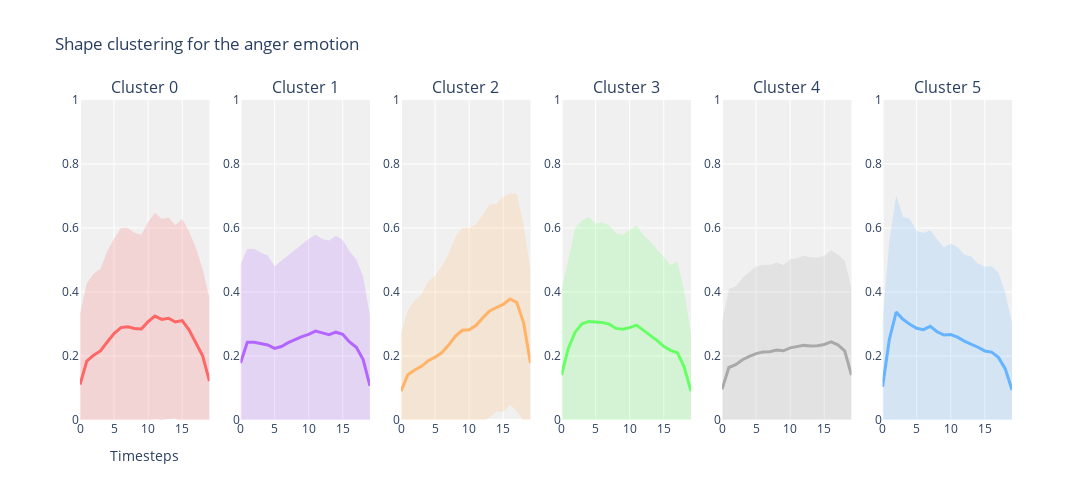
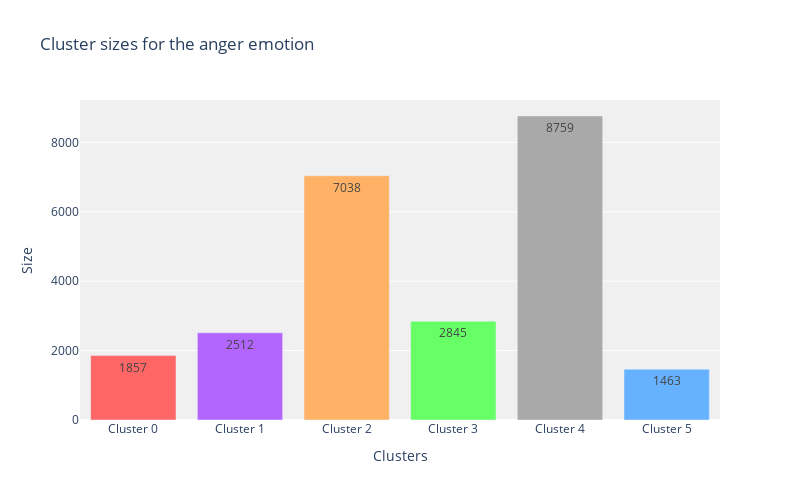

Write notebook code for charts like these, in order.
### Code cell
plot_cluster_evolution_plotly(X_anger, y_anger, 6, "Shape clustering for the anger emotion", emotion="anger")
plot_cluster_sizes([np.sum(y_anger == i) for i in range(6)], 6, emotion="anger")

### Figure 1 — Plotly figure (JSON) as saved in the notebook; plotly's stock layout.template omitted (floating-point values rounded to 4 significant figures)
{"data": [{"line": {"color": "#ff6666", "width": 3}, "mode": "lines", "name": "avg", "type": "scatter", "x": [0, 1, 2, 3, 4, 5, 6, 7, 8, 9, 10, 11, 12, 13, 14, 15, 16, 17, 18, 19], "xaxis": "x", "y": [0.1109, 0.1841, 0.2027, 0.2157, 0.2436, 0.27, 0.2888, 0.291, 0.2857, 0.2842, 0.3073, 0.3249, 0.3143, 0.318, 0.3063, 0.3106, 0.2819, 0.2426, 0.2009, 0.1215], "yaxis": "y"}, {"fill": "toself", "fillcolor": "rgba(255, 102, 102, 0.2)", "hoverinfo": "skip", "line": {"color": "rgba(255,255,255,0)"}, "name": "std", "type": "scatter", "x": [0, 1, 2, 3, 4, 5, 6, 7, 8, 9, 10, 11, 12, 13, 14, 15, 16, 17, 18, 19, 19, 18, 17, 16, 15, 14, 13, 12, 11, 10, 9, 8, 7, 6, 5, 4, 3, 2, 1, 0], "xaxis": "x", "y": [0.3326, 0.4271, 0.4572, 0.4729, 0.5279, 0.5668, 0.5997, 0.6004, 0.5853, 0.5788, 0.6186, 0.6476, 0.6284, 0.6329, 0.6082, 0.6289, 0.5895, 0.539, 0.4716, 0.3808, -0.1378, -0.06994, -0.05384, -0.02572, -0.007764, 0.004456, 0.003096, 0.0002174, 0.002092, -0.004082, -0.01034, -0.01394, -0.01843, -0.02206, -0.0268, -0.04058, -0.04156, -0.05183, -0.05898, -0.1108], "yaxis": "y"}, {"line": {"color": "#b266ff", "width": 3}, "mode": "lines", "name": "avg", "type": "scatter", "x": [0, 1, 2, 3, 4, 5, 6, 7, 8, 9, 10, 11, 12, 13, 14, 15, 16, 17, 18, 19], "xaxis": "x2", "y": [0.1783, 0.2432, 0.2431, 0.2395, 0.2343, 0.2238, 0.2296, 0.2418, 0.2516, 0.2608, 0.2676, 0.2779, 0.2723, 0.2668, 0.2744, 0.2679, 0.2438, 0.2272, 0.1887, 0.1069], "yaxis": "y2"}, {"fill": "toself", "fillcolor": "rgba(178, 102, 255, 0.2)", "hoverinfo": "skip", "line": {"color": "rgba(255,255,255,0)"}, "name": "std", "type": "scatter", "x": [0, 1, 2, 3, 4, 5, 6, 7, 8, 9, 10, 11, 12, 13, 14, 15, 16, 17, 18, 19, 19, 18, 17, 16, 15, 14, 13, 12, 11, 10, 9, 8, 7, 6, 5, 4, 3, 2, 1, 0], "xaxis": "x2", "y": [0.4865, 0.5342, 0.5353, 0.5226, 0.5142, 0.4803, 0.4977, 0.5148, 0.5311, 0.5496, 0.5656, 0.5788, 0.5656, 0.5611, 0.5758, 0.5627, 0.5274, 0.5015, 0.4483, 0.3257, -0.1119, -0.07083, -0.04717, -0.03989, -0.02687, -0.02702, -0.02751, -0.02094, -0.02295, -0.03046, -0.02794, -0.0279, -0.03119, -0.03842, -0.03282, -0.04566, -0.04353, -0.04899, -0.04789, -0.1299], "yaxis": "y2"}, {"line": {"color": "#ffb266", "width": 3}, "mode": "lines", "name": "avg", "type": "scatter", "x": [0, 1, 2, 3, 4, 5, 6, 7, 8, 9, 10, 11, 12, 13, 14, 15, 16, 17, 18, 19], "xaxis": "x3", "y": [0.08976, 0.1417, 0.1565, 0.1678, 0.1855, 0.1964, 0.2109, 0.2345, 0.2621, 0.2805, 0.2818, 0.295, 0.3191, 0.3405, 0.3515, 0.361, 0.378, 0.3671, 0.3027, 0.1782], "yaxis": "y3"}, {"fill": "toself", "fillcolor": "rgba(255, 178, 102, 0.2)", "hoverinfo": "skip", "line": {"color": "rgba(255,255,255,0)"}, "name": "std", "type": "scatter", "x": [0, 1, 2, 3, 4, 5, 6, 7, 8, 9, 10, 11, 12, 13, 14, 15, 16, 17, 18, 19, 19, 18, 17, 16, 15, 14, 13, 12, 11, 10, 9, 8, 7, 6, 5, 4, 3, 2, 1, 0], "xaxis": "x3", "y": [0.2722, 0.3434, 0.3741, 0.3924, 0.433, 0.4501, 0.4815, 0.5203, 0.5728, 0.6007, 0.6001, 0.6119, 0.6407, 0.6733, 0.6756, 0.6973, 0.7075, 0.7072, 0.6092, 0.4658, -0.1094, -0.003775, 0.02695, 0.04852, 0.02478, 0.02731, 0.007722, -0.002514, -0.02184, -0.03644, -0.03977, -0.0487, -0.05126, -0.05969, -0.05732, -0.062, -0.0568, -0.06107, -0.05997, -0.0927], "yaxis": "y3"}, {"line": {"color": "#66ff66", "width": 3}, "mode": "lines", "name": "avg", "type": "scatter", "x": [0, 1, 2, 3, 4, 5, 6, 7, 8, 9, 10, 11, 12, 13, 14, 15, 16, 17, 18, 19], "xaxis": "x4", "y": [0.1399, 0.2245, 0.2745, 0.3008, 0.3078, 0.3061, 0.3045, 0.2996, 0.2862, 0.2836, 0.2885, 0.2966, 0.2808, 0.2642, 0.2489, 0.2301, 0.2175, 0.2103, 0.1656, 0.08984], "yaxis": "y4"}, {"fill": "toself", "fillcolor": "rgba(102, 255, 102, 0.2)", "hoverinfo": "skip", "line": {"color": "rgba(255,255,255,0)"}, "name": "std", "type": "scatter", "x": [0, 1, 2, 3, 4, 5, 6, 7, 8, 9, 10, 11, 12, 13, 14, 15, 16, 17, 18, 19, 19, 18, 17, 16, 15, 14, 13, 12, 11, 10, 9, 8, 7, 6, 5, 4, 3, 2, 1, 0], "xaxis": "x4", "y": [0.4034, 0.5043, 0.6004, 0.6232, 0.6353, 0.6136, 0.6179, 0.6076, 0.5835, 0.5786, 0.5945, 0.6087, 0.578, 0.5586, 0.5339, 0.5102, 0.4842, 0.4961, 0.4047, 0.2686, -0.08894, -0.0735, -0.07551, -0.04915, -0.05007, -0.03609, -0.03019, -0.0164, -0.0154, -0.01749, -0.01136, -0.01105, -0.008402, -0.008932, -0.001312, -0.01963, -0.02154, -0.05134, -0.05527, -0.1236], "yaxis": "y4"}, {"line": {"color": "#a9a9a9", "width": 3}, "mode": "lines", "name": "avg", "type": "scatter", "x": [0, 1, 2, 3, 4, 5, 6, 7, 8, 9, 10, 11, 12, 13, 14, 15, 16, 17, 18, 19], "xaxis": "x5", "y": [0.09605, 0.1641, 0.1727, 0.1885, 0.1985, 0.2076, 0.2122, 0.2132, 0.2183, 0.2162, 0.2255, 0.2288, 0.2332, 0.2316, 0.2318, 0.236, 0.2444, 0.235, 0.2162, 0.14], "yaxis": "y5"}, {"fill": "toself", "fillcolor": "rgba(169, 169, 169, 0.2)", "hoverinfo": "skip", "line": {"color": "rgba(255,255,255,0)"}, "name": "std", "type": "scatter", "x": [0, 1, 2, 3, 4, 5, 6, 7, 8, 9, 10, 11, 12, 13, 14, 15, 16, 17, 18, 19, 19, 18, 17, 16, 15, 14, 13, 12, 11, 10, 9, 8, 7, 6, 5, 4, 3, 2, 1, 0], "xaxis": "x5", "y": [0.3063, 0.4091, 0.4175, 0.4437, 0.4628, 0.4798, 0.4851, 0.4846, 0.4925, 0.4847, 0.5026, 0.5056, 0.5133, 0.5085, 0.5075, 0.513, 0.5305, 0.5168, 0.4985, 0.4121, -0.1321, -0.06606, -0.04683, -0.04169, -0.041, -0.04392, -0.04536, -0.04695, -0.04805, -0.05154, -0.05232, -0.05581, -0.05813, -0.06064, -0.06471, -0.06576, -0.06675, -0.07208, -0.08089, -0.1142], "yaxis": "y5"}, {"line": {"color": "#66b2ff", "width": 3}, "mode": "lines", "name": "avg", "type": "scatter", "x": [0, 1, 2, 3, 4, 5, 6, 7, 8, 9, 10, 11, 12, 13, 14, 15, 16, 17, 18, 19], "xaxis": "x6", "y": [0.1038, 0.2523, 0.3371, 0.3147, 0.2989, 0.2868, 0.2824, 0.2928, 0.2758, 0.2658, 0.267, 0.2588, 0.2464, 0.2378, 0.2273, 0.2158, 0.2122, 0.1957, 0.1605, 0.09382], "yaxis": "y6"}, {"fill": "toself", "fillcolor": "rgba(102, 178, 255, 0.2)", "hoverinfo": "skip", "line": {"color": "rgba(255,255,255,0)"}, "name": "std", "type": "scatter", "x": [0, 1, 2, 3, 4, 5, 6, 7, 8, 9, 10, 11, 12, 13, 14, 15, 16, 17, 18, 19, 19, 18, 17, 16, 15, 14, 13, 12, 11, 10, 9, 8, 7, 6, 5, 4, 3, 2, 1, 0], "xaxis": "x6", "y": [0.3106, 0.5613, 0.7007, 0.6349, 0.6278, 0.5916, 0.5845, 0.593, 0.5648, 0.54, 0.5519, 0.5398, 0.5169, 0.5109, 0.4894, 0.4787, 0.4807, 0.4621, 0.3988, 0.3032, -0.1156, -0.07785, -0.07072, -0.05627, -0.04708, -0.03475, -0.03526, -0.02403, -0.02223, -0.01782, -0.008348, -0.01329, -0.007406, -0.0196, -0.01795, -0.02992, -0.00551, -0.02644, -0.05677, -0.103], "yaxis": "y6"}], "layout": {"annotations": [{"font": {"size": 16}, "showarrow": false, "text": "Cluster 0", "x": 0.06944, "xanchor": "center", "xref": "paper", "y": 1, "yanchor": "bottom", "yref": "paper"}, {"font": {"size": 16}, "showarrow": false, "text": "Cluster 1", "x": 0.2417, "xanchor": "center", "xref": "paper", "y": 1, "yanchor": "bottom", "yref": "paper"}, {"font": {"size": 16}, "showarrow": false, "text": "Cluster 2", "x": 0.4139, "xanchor": "center", "xref": "paper", "y": 1, "yanchor": "bottom", "yref": "paper"}, {"font": {"size": 16}, "showarrow": false, "text": "Cluster 3", "x": 0.5861, "xanchor": "center", "xref": "paper", "y": 1, "yanchor": "bottom", "yref": "paper"}, {"font": {"size": 16}, "showarrow": false, "text": "Cluster 4", "x": 0.7583, "xanchor": "center", "xref": "paper", "y": 1, "yanchor": "bottom", "yref": "paper"}, {"font": {"size": 16}, "showarrow": false, "text": "Cluster 5", "x": 0.9306, "xanchor": "center", "xref": "paper", "y": 1, "yanchor": "bottom", "yref": "paper"}], "height": 500, "plot_bgcolor": "rgba(240,240,240,1)", "showlegend": false, "title": {"text": "Shape clustering for the anger emotion"}, "width": 2000, "xaxis": {"anchor": "y", "domain": [0, 0.1389], "title": {"text": "Timesteps"}}, "xaxis2": {"anchor": "y2", "domain": [0.1722, 0.3111]}, "xaxis3": {"anchor": "y3", "domain": [0.3444, 0.4833]}, "xaxis4": {"anchor": "y4", "domain": [0.5167, 0.6556]}, "xaxis5": {"anchor": "y5", "domain": [0.6889, 0.8278]}, "xaxis6": {"anchor": "y6", "domain": [0.8611, 1]}, "yaxis": {"anchor": "x", "domain": [0, 1], "range": [0, 1]}, "yaxis2": {"anchor": "x2", "domain": [0, 1], "range": [0, 1]}, "yaxis3": {"anchor": "x3", "domain": [0, 1], "range": [0, 1]}, "yaxis4": {"anchor": "x4", "domain": [0, 1], "range": [0, 1]}, "yaxis5": {"anchor": "x5", "domain": [0, 1], "range": [0, 1]}, "yaxis6": {"anchor": "x6", "domain": [0, 1], "range": [0, 1]}}}

### Figure 2 — Plotly figure (JSON) as saved in the notebook; plotly's stock layout.template omitted (floating-point values rounded to 4 significant figures)
{"data": [{"marker": {"color": ["#ff6666", "#b266ff", "#ffb266", "#66ff66", "#a9a9a9", "#66b2ff"]}, "text": ["1857", "2512", "7038", "2845", "8759", "1463"], "textposition": "auto", "type": "bar", "x": ["Cluster 0", "Cluster 1", "Cluster 2", "Cluster 3", "Cluster 4", "Cluster 5"], "y": [1857, 2512, 7038, 2845, 8759, 1463]}], "layout": {"height": 500, "plot_bgcolor": "rgba(240, 240, 240, 1)", "title": {"text": "Cluster sizes for the anger emotion"}, "width": 800, "xaxis": {"title": {"text": "Clusters"}}, "yaxis": {"title": {"text": "Size"}}}}
